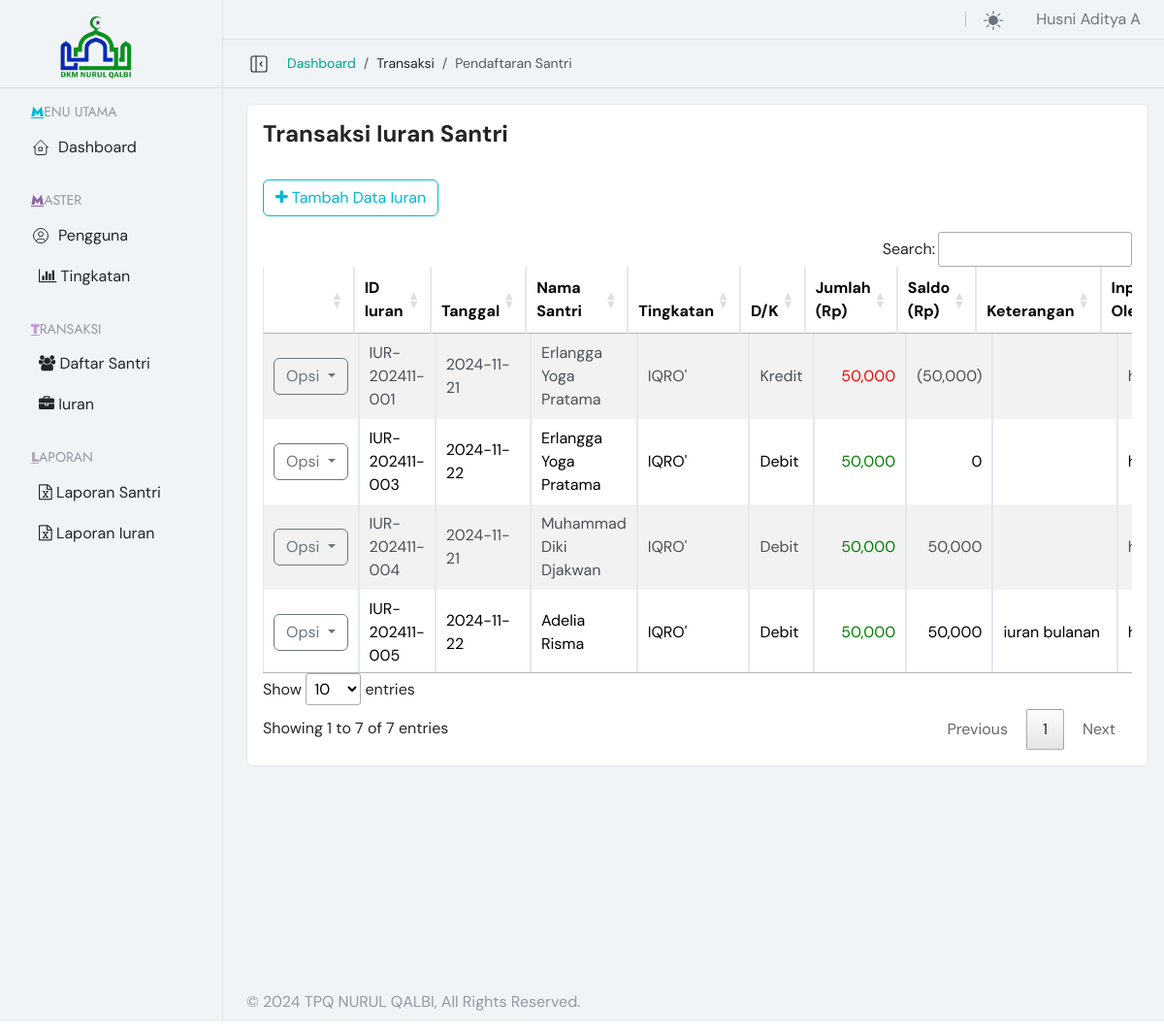
Screenshot of /iuran.php (signed in) with the database file from the repository.
### tables this page shows
CREATE TABLE IF NOT EXISTS `t_iuran` (
  `ID_IURAN` varchar(50) NOT NULL,
  `ID_ANGGOTA` varchar(50) DEFAULT NULL,
  `TGL_IURAN` date DEFAULT NULL,
  `DK` varchar(50) DEFAULT NULL,
  `JUMLAH` int(11) DEFAULT NULL,
  `KETERANGAN` varchar(200) DEFAULT NULL,
  `STATUS` varchar(50) DEFAULT '1',
  `INPUT_OLEH` varchar(50) DEFAULT NULL,
  `INPUT_TANGGAL` datetime DEFAULT NULL,
  PRIMARY KEY (`ID_IURAN`),
  KEY `ID_ANGGOTA` (`ID_ANGGOTA`)
);

CREATE TABLE IF NOT EXISTS `t_anggota` (
  `ID_ANGGOTA` varchar(50) NOT NULL,
  `ID_TINGKATAN` varchar(50) DEFAULT NULL,
  `NAMA_ANGGOTA` varchar(50) DEFAULT NULL,
  `ALAMAT` text DEFAULT NULL,
  `TEMPAT_LAHIR` varchar(50) DEFAULT NULL,
  `TANGGAL_LAHIR` date DEFAULT NULL,
  `JK` varchar(50) DEFAULT NULL,
  `ORANG_TUA` varchar(50) DEFAULT NULL,
  `PEKERJAAN` varchar(50) DEFAULT NULL,
  `DEPARTEMEN` varchar(50) DEFAULT NULL,
  `HANDPHONE` varchar(50) DEFAULT NULL,
  `TANGGAL_BERGABUNG` date DEFAULT NULL,
  `TANGGAL_KELUAR` date DEFAULT NULL,
  `STATUS_ANGGOTA` varchar(50) DEFAULT '1',
  `STATUS` varchar(50) DEFAULT '1',
  `INPUT_OLEH` varchar(50) DEFAULT NULL,
  `INPUT_TANGGAL` datetime DEFAULT NULL,
  PRIMARY KEY (`ID_ANGGOTA`),
  KEY `ID_TINGKATAN` (`ID_TINGKATAN`)
);

CREATE TABLE IF NOT EXISTS `m_tingkatan` (
  `ID_TINGKATAN` varchar(50) NOT NULL,
  `NAMA_TINGKATAN` varchar(50) DEFAULT NULL,
  `DESKRIPSI` text DEFAULT NULL,
  `STATUS` varchar(50) DEFAULT '1',
  `INPUT_OLEH` varchar(50) DEFAULT NULL,
  `INPUT_TANGGAL` datetime DEFAULT NULL,
  PRIMARY KEY (`ID_TINGKATAN`)
);

### backend/transaksi/iuran/t_iuran.php (called while the page is built, shortened)
<?php
$query = "SELECT i.*,a.NAMA_ANGGOTA, t.NAMA_TINGKATAN,FORMAT(REPLACE(i.JUMLAH,'-',''), 0) FJUMLAH,
    -- Subquery to get the cumulative saldo
    (SELECT CASE
        WHEN SUM(i2.JUMLAH) < 0 THEN CONCAT('(', FORMAT(ABS(SUM(i2.JUMLAH)), 0), ')')
        ELSE FORMAT(SUM(i2.JUMLAH), 0)
    END
     FROM t_iuran i2
     WHERE i2.ID_ANGGOTA = i.ID_ANGGOTA
       AND i2.STATUS = 1
       AND i2.ID_IURAN <= i.ID_IURAN) AS FSALDO,
    CASE
        WHEN i.DK = 'D' THEN 'Debit'
        ELSE 'Kredit'
    END AS IURAN_DK,
    CASE
        WHEN i.DK = 'D' THEN 'color: green;'
        ELSE 'color: red;'
    END AS IURAN_COLOR
FROM t_iuran i
LEFT JOIN t_anggota a ON a.ID_ANGGOTA = i.ID_ANGGOTA
LEFT JOIN m_tingkatan t ON a.ID_TINGKATAN = t.ID_TINGKATAN
WHERE i.STATUS = 1";
$getIuran =  GetQuery2($query, []);
$rowIuran = $getIuran->fetchAll(PDO::FETCH_ASSOC);
?>

### connection/conn.php (called while the page is built, shortened)
<?php
$host = "localhost";
$database = "tpq";
$username = "andre";
$password = "andre2024";
try {
    $db1 = new PDO("mysql:host=$host;dbname=$database", $username, $password);
    $db1->setAttribute(PDO::ATTR_ERRMODE, PDO::ERRMODE_EXCEPTION);
    function GetQuery2($query, $params = [])
    {
        global $db1;
        $result = $db1->prepare($query);
        $result->execute($params);
        return $result;
    }
} catch (PDOException $e) {
    die("Database connection failed: " . $e->getMessage());
}
?>

### content/transaksi/iuran/c_iuran.php (the view, shortened to what this page needs)
<div class="card mb-4">
    <div class="card-header py-3 bg-transparent border-bottom-0">
        <h4 class="card-title mb-0"><strong>Transaksi Iuran Santri</strong></h4>
    </div>
    <div class="card-body">
        <div class="d-flex justify-content-between align-items-center mb-3">
            <a data-toggle="modal" title="Add this item" class="btn btn-outline-primary" href="iuran_add.php?method=add"><i class="fa fa-plus"></i> Tambah Data Iuran</a>
        </div>
        <div class="table-responsive">
            <table class="table table-striped table-bordered" id="iuran-table">
                <thead>
                    <tr>
                        <th></th>
                        <th>ID Iuran</th>
                        <th>Tanggal</th>
                        <th>Nama Santri</th>
                        <th>Tingkatan</th>
                        <th>D/K</th>
                        <th>Jumlah (Rp)</th>
                        <th>Saldo (Rp)</th>
                        <th>Keterangan</th>
                        <th>Input Oleh</th>
                    </tr>
                </thead>
                <tbody>
                    <?php
                    foreach ($rowIuran as $dataIuran) {
                        extract($dataIuran);
                        ?>
                        <tr>
                            <td align="center">
                                <form id="<?= uniqid(); ?>" method="post" class="form">
                                <button class="btn btn-outline-secondary dropdown-toggle" type="button"  data-bs-toggle="dropdown" aria-expanded="false">
									Opsi
								</button>
                                </form>
                            </td>
                            <td><?= $ID_IURAN; ?></td>
                            <td><?= $TGL_IURAN; ?></td>
                            <td><?= $NAMA_ANGGOTA; ?></td>
                            <td><?= $NAMA_TINGKATAN; ?></td>
                            <td><?= $IURAN_DK; ?></td>
                            <td align="right" style="<?= $IURAN_COLOR; ?>"><?= $FJUMLAH; ?></td>
                            <td align="right"><?= $FSALDO; ?></td>
                            <td><?= $KETERANGAN; ?></td>
                            <td><?= $INPUT_OLEH; ?></td>
                        </tr>
                        <?php
                    }
                    ?>
                </tbody>
            </table>
        </div>
    </div>
</div>

### assets/css/tablestyle.css (style rules this page uses)
table.dataTable { width: 100% !important; }

### rows the page displays
t_iuran: ID_IURAN "IUR-202411-001", TGL_IURAN "2024-11-21", ID_ANGGOTA.NAMA_ANGGOTA "Erlangga Yoga Pratama", m_tingkatan.NAMA_TINGKATAN "IQRO'", IURAN_DK "Kredit", FJUMLAH "50,000", FSALDO "(50,000)"
t_iuran: ID_IURAN "IUR-202411-003", TGL_IURAN "2024-11-22", ID_ANGGOTA.NAMA_ANGGOTA "Erlangga Yoga Pratama", m_tingkatan.NAMA_TINGKATAN "IQRO'", IURAN_DK "Debit", FJUMLAH "50,000", FSALDO "0"
t_iuran: ID_IURAN "IUR-202411-004", TGL_IURAN "2024-11-21", ID_ANGGOTA.NAMA_ANGGOTA "Muhammad Diki Djakwan", m_tingkatan.NAMA_TINGKATAN "IQRO'", IURAN_DK "Debit", FJUMLAH "50,000", FSALDO "50,000"
t_iuran: ID_IURAN "IUR-202411-005", TGL_IURAN "2024-11-22", ID_ANGGOTA.NAMA_ANGGOTA "Adelia Risma", m_tingkatan.NAMA_TINGKATAN "IQRO'", IURAN_DK "Debit", FJUMLAH "50,000", FSALDO "50,000", KETERANGAN "iuran bulanan"

### other values shown
$_SESSION["LOGINNAMA"] "Husni Aditya A"
